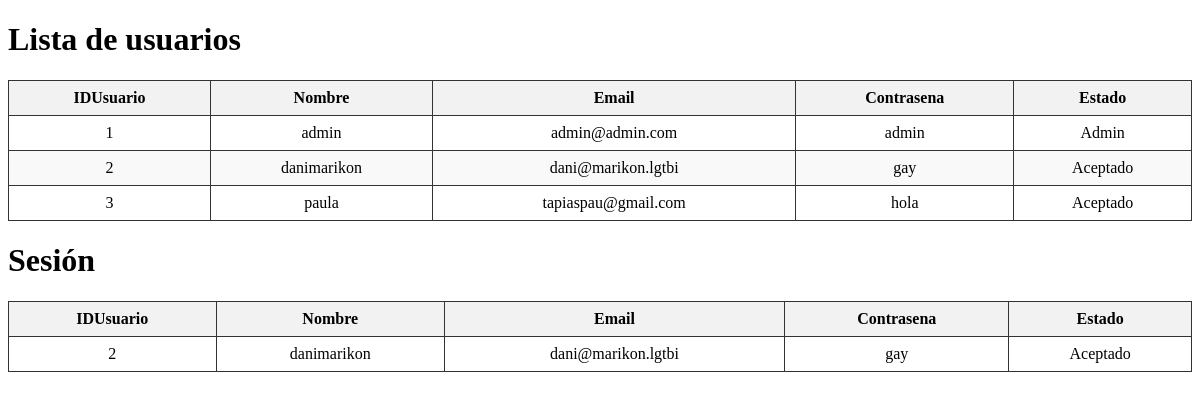
Screenshot of /db (signed in) with the database file from the repository.
### tables this page shows
CREATE TABLE Usuario (
    IDUsuario INTEGER PRIMARY KEY AUTOINCREMENT,
    Nombre TEXT NOT NULL UNIQUE,
    Email TEXT NOT NULL UNIQUE,
    Contrasena TEXT NOT NULL,
    Estado TEXT NOT NULL DEFAULT 'Espera'
);

### app/controller/ui/ControladorVista.py (the view)
    @bp.route('/db')
    def bd():
        users = service.get_all()
        usuario_sesion = service.getSession()  # puede ser None si nadie ha iniciado sesión
        return render_template('db.html', usuarios=users, usuario_sesion=usuario_sesion)

### app/controller/model/GestorUsuarios.py (called while the page is built)
    def get_all(self):
        rows = self.db.execSQL(
            sql="SELECT * FROM Usuario"
        )
        return [ dict(row) for row in rows ]

    def getSession(self):
        return Sesion().getSession()

### app/controller/model/Sesion.py (called while the page is built)
    def __new__(cls):
        if cls._instance is None:
            cls._instance = super().__new__(cls)
            cls._instance.usuario = Usuario(0,'','','','',0)  # Inicializa un usuario vacío
        return cls._instance

    def getSession(self):
        return self.usuario.getData()

### app/controller/model/Usuario.py (called while the page is built)
    def getData(self):
        return {
            "IDUsuario": self.IDUsuario,
            "Nombre": self.Nombre,
            "Email": self.Email,
            "Contrasena": self.Contrasena,
            "Estado": self.Estado,
            "Favorito": self.Favorito
        }

### app/controller/ui/ControladorVista.py (called while the page is built)
def db_blueprint(db):
    bp = Blueprint('db', __name__)
    service = GestorUsuarios(db)
    @bp.route('/db')
    def bd():
        users = service.get_all()
        usuario_sesion = service.getSession()  # puede ser None si nadie ha iniciado sesión
        return render_template('db.html', usuarios=users, usuario_sesion=usuario_sesion)
    return bp

### app/database/SGBD.py (called while the page is built)
    def execSQL(self, sql, parameters=None):
        cursor = self.connection.cursor()
        if parameters:
            cursor.execute(sql, parameters)
        else:
            cursor.execute(sql)
        rows = cursor.fetchall()
        cursor.close()
        return rows

### app/templates/db.html (shortened to what this page needs)
<!DOCTYPE html>
<html lang="es">
<head>
</head>
<body>
    <h1>Lista de usuarios</h1>
    <table>
        <thead>
            <tr>
                <th>IDUsuario</th>
                <th>Nombre</th>
                <th>Email</th>
                <th>Contrasena</th>
                <th>Estado</th>
            </tr>
        </thead>
        <tbody>
            {% for u in usuarios %}
            <tr>
                <td>{{ u.IDUsuario }}</td>
                <td>{{ u.Nombre }}</td>
                <td>{{ u.Email }}</td>
                <td>{{ u.Contrasena }}</td>
                <td>{{ u.Estado }}</td>
            </tr>
            {% else %}
            <tr>
                <td colspan="5">No hay usuarios registrados.</td>
            </tr>
            {% endfor %}
        </tbody>
    </table>
    <h1>Sesión</h1>
    <table>
        <thead>
            <tr>
                <th>IDUsuario</th>
                <th>Nombre</th>
                <th>Email</th>
                <th>Contrasena</th>
                <th>Estado</th>
            </tr>
        </thead>
        <tbody>
            <tr>
                <td>{{ usuario_sesion.IDUsuario }}</td>
                <td>{{ usuario_sesion.Nombre }}</td>
                <td>{{ usuario_sesion.Email }}</td>
                <td>{{ usuario_sesion.Contrasena }}</td>
                <td>{{ usuario_sesion.Estado }}</td>
            </tr>
        </tbody>
    </table>
</body>
</html>

### app/templates/db.html (style rules this page uses)
table { border-collapse: collapse; width: 100%; margin-top: 20px; }
th, td { border: 1px solid #333; padding: 8px; text-align: center; }
th { background-color: #f2f2f2; }
tr:nth-child(even) { background-color: #f9f9f9; }

### rows the page displays
Usuario: IDUsuario "1", Nombre "admin", Email "admin@admin.com", Contrasena "admin", Estado "Admin"
Usuario: IDUsuario "2", Nombre "danimarikon", Email "dani@marikon.lgtbi", Contrasena "gay", Estado "Aceptado"
Usuario: IDUsuario "3", Nombre "paula", Email "tapiaspau@gmail.com", Contrasena "hola", Estado "Aceptado"

### other values shown
{{ usuario_sesion.IDUsuario }} "2"
{{ usuario_sesion.Estado }} "Aceptado"
